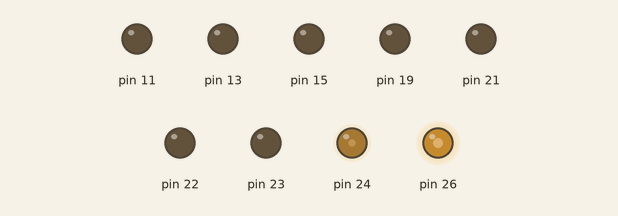
The program below on a simulated Raspberry Pi (header pin numbers). On the bench: output pins drawn as LEDs (lit = HIGH).

Above: at 0.12 s.
At 4.87 s:
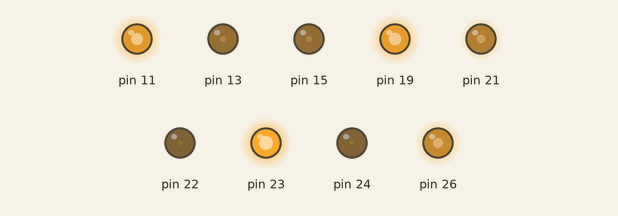
At 9.88 s:
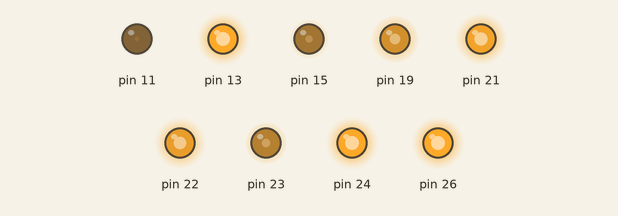
At 19.88 s:
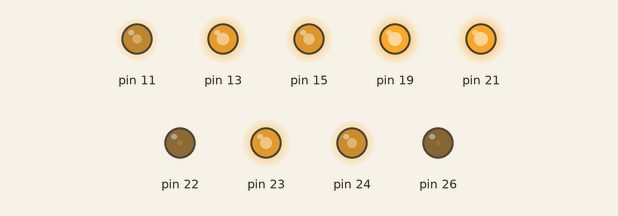
At 29.64 s:
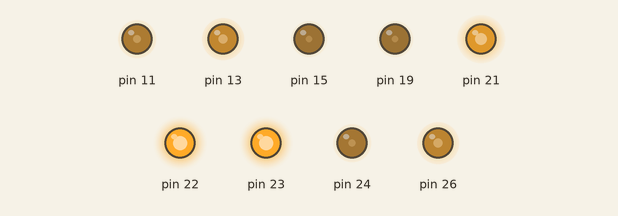
At 39.64 s:
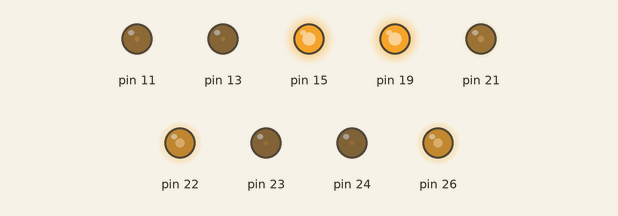
Timing chart, 0 to 40.0 s (numbered marks = the images above):
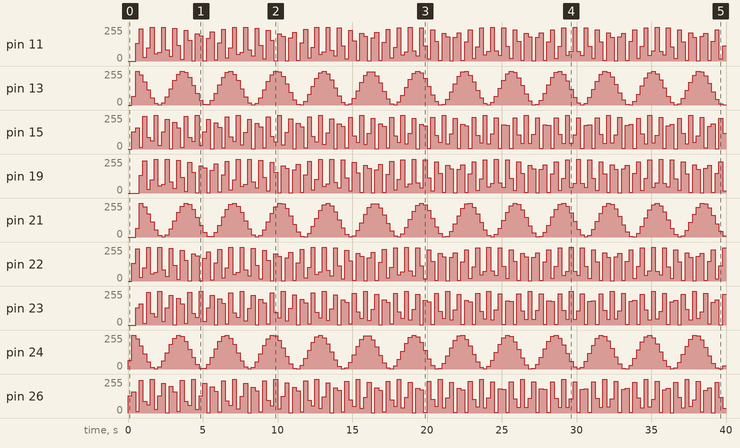

Measured:
- by itself, pin 11: 0/255 → 134/255 at 0.50 s, → 241/255 0.25 s later, → 27/255 0.25 s later, → 98/255 0.25 s later, … (158 changes in this stretch)
- by itself, pin 15: 0/255 → 128/255 at 0.25 s, → 159/255 0.25 s later, → 13/255 0.25 s later, → 245/255 0.25 s later, … (159 changes in this stretch)
- by itself, pin 19: 0/255 → 134/255 at 0.75 s, → 241/255 0.25 s later, → 27/255 0.25 s later, → 98/255 0.25 s later, … (157 changes in this stretch)
- by itself, pin 22: 0/255 → 134/255 at 0.25 s, → 241/255 0.25 s later, → 27/255 0.25 s later, → 98/255 0.25 s later, … (159 changes in this stretch)
- by itself, pin 23: 0/255 → 128/255 at 0.50 s, → 159/255 0.25 s later, → 13/255 0.25 s later, → 245/255 0.25 s later, … (158 changes in this stretch)
- by itself, pin 26: 0/255 → 128/255 at 0.00 s, → 159/255 0.25 s later, → 13/255 0.25 s later, → 245/255 0.25 s later, … (160 changes in this stretch)

The program:

smoothSlide.py
```python
#!/usr/bin/env python

from RGB import RGBLED
import time
import math
#author Ryan
#Make the three LEDs go through colors passing on to the next

def main():
    red=0
    green=25
    blue=50
    dred=5
    dgreen=5
    dblue=5
    #make the map for the leds
    ledMap = {}
    led1 = RGBLED(22, 24, 26)
    led2 = RGBLED(11, 13, 15)
    led3 = RGBLED(19, 21, 23)
    #map the leds to their (R, G, B) duty cycle values
    ledMap[led1]=(0,0,0)
    ledMap[led2]=(0,0,0)
    ledMap[led3]=(0,0,0)
    #start led pwm
    led1.startPWM(100, 0)
    led2.startPWM(100, 0)
    led3.startPWM(100, 0)

    for i in range(0, 10000):
        color1 = (red, green, blue)
        color2 = ledMap[led1]
        color3 = ledMap[led2]
        #set all of the duty cycles
        led1.redDutyCycle(color1[0])
        led2.redDutyCycle(color2[0])
        led3.redDutyCycle(color3[0])
        led1.greenDutyCycle(color1[1])
        led2.greenDutyCycle(color2[1])
        led3.greenDutyCycle(color3[1])
        led1.blueDutyCycle(color1[2])
        led2.blueDutyCycle(color2[2])
        led3.blueDutyCycle(color3[2])
        #Update the map with the new colors
        ledMap[led1]=color1
        ledMap[led2]=color2
        ledMap[led3]=color3
        #delay
        time.sleep(.25)

        red = 50* (1.0 + math.sin(2*i +.05))
        green = 50* (1.0 + math.sin(.5*i +1.75))
        blue = 50* (1.0 + math.sin(4*i +.25))

    led1.stopPWM()
    led2.stopPWM()
    led3.stopPWM()
    led1.cleanUp()

if __name__ == "__main__":
    main()
```

RGB.py
```python
#!/usr/bin/env python
import RPi.GPIO as GPIO

class RGBLED:
    def __init__(self, red=7, green=11, blue=13):
        #Create a RGBLED object with default pins 1, 11, 13
        self.r = red
        self.g = green
        self.b = blue

        GPIO.setmode(GPIO.BOARD)
        GPIO.setup(self.r, GPIO.OUT)
        GPIO.setup(self.g, GPIO.OUT)
        GPIO.setup(self.b, GPIO.OUT)

    def startPWM(self, freq=100, startCycle=20):
        #Create PWM objects for each led and start
        # pwm on at the frequency specified and the
        # initial duty cycle, startCycle
        self.rpwm = GPIO.PWM(self.r, freq)
        self.gpwm = GPIO.PWM(self.g, freq)
        self.bpwm = GPIO.PWM(self.b, freq)
        self.rpwm.start(startCycle)
        self.gpwm.start(startCycle)
        self.bpwm.start(startCycle)


    def redOn(self):
        GPIO.output(self.r, True)

    def redOff(self):
        GPIO.output(self.r, False)

    def blueOn(self):
        GPIO.output(self.b, True)

    def blueOff(self):
        GPIO.output(self.b, False)

    def greenOn(self):
        GPIO.output(self.g, True)

    def greenOff(self):
        GPIO.output(self.g, False)

    def stopPWM(self):
        #Stop all of the pwm objects
        self.rpwm.stop()
        self.gpwm.stop()
        self.bpwm.stop()

    def redDutyCycle(self, value):
        self.rpwm.ChangeDutyCycle(value)

    def greenDutyCycle(self, value):
        self.gpwm.ChangeDutyCycle(value)

    def blueDutyCycle(self, value):
        self.bpwm.ChangeDutyCycle(value)

    def cleanUp(self):
        #clean up after using the pins
        GPIO.cleanup()
```
